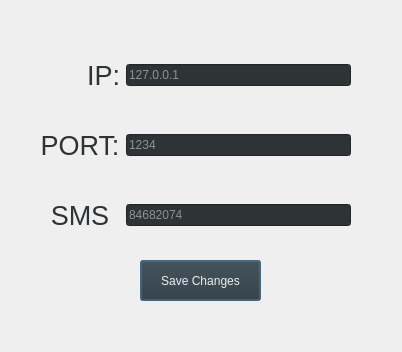
<?xml version="1.0" encoding="UTF-8"?>
<ui version="4.0">
 <class>PropertiesWindow</class>
 <widget class="QDialog" name="PropertiesWindow">
  <property name="geometry">
   <rect>
    <x>0</x>
    <y>0</y>
    <width>402</width>
    <height>352</height>
   </rect>
  </property>
  <property name="windowTitle">
   <string>Dialog</string>
  </property>
  <property name="styleSheet">
   <string notr="true"> #PropertiesWindow{
	background-image: url(:/Img/background2.jpg);
}</string>
  </property>
  <widget class="QPushButton" name="saveChangesBtn">
   <property name="geometry">
    <rect>
     <x>140</x>
     <y>260</y>
     <width>121</width>
     <height>41</height>
    </rect>
   </property>
   <property name="styleSheet">
    <string notr="true">#saveChangesBtn{
font: 57 14pt &quot;aakar&quot;;
	background-color: rgb(46, 52, 54);
	color: rgb(238, 238, 236);
}</string>
   </property>
   <property name="text">
    <string>Save Changes</string>
   </property>
  </widget>
  <widget class="QWidget" name="horizontalLayoutWidget">
   <property name="geometry">
    <rect>
     <x>40</x>
     <y>50</y>
     <width>311</width>
     <height>51</height>
    </rect>
   </property>
   <layout class="QHBoxLayout" name="ipHBox">
    <item alignment="Qt::AlignRight">
     <widget class="QLabel" name="ipLabel">
      <property name="minimumSize">
       <size>
        <width>80</width>
        <height>0</height>
       </size>
      </property>
      <property name="styleSheet">
       <string notr="true">#ipLabel{
	font: 57 20pt &quot;aakar&quot;;
}</string>
      </property>
      <property name="text">
       <string>&lt;html&gt;&lt;head/&gt;&lt;body&gt;&lt;p&gt;&lt;span style=&quot; font-size:20pt; color:#2e3436;&quot;&gt;IP:&lt;/span&gt;&lt;/p&gt;&lt;/body&gt;&lt;/html&gt;</string>
      </property>
      <property name="alignment">
       <set>Qt::AlignRight|Qt::AlignTrailing|Qt::AlignVCenter</set>
      </property>
     </widget>
    </item>
    <item>
     <widget class="QLineEdit" name="ipEntry">
      <property name="styleSheet">
       <string notr="true">#ipEntry{
	font: 57 18pt &quot;aakar&quot;;
	background-color: rgb(46, 52, 54);
	color: rgb(238, 238, 236);
}</string>
      </property>
      <property name="placeholderText">
       <string>127.0.0.1</string>
      </property>
     </widget>
    </item>
   </layout>
  </widget>
  <widget class="QWidget" name="horizontalLayoutWidget_2">
   <property name="geometry">
    <rect>
     <x>40</x>
     <y>120</y>
     <width>311</width>
     <height>51</height>
    </rect>
   </property>
   <layout class="QHBoxLayout" name="portHBox_3">
    <item>
     <widget class="QLabel" name="portLabel_3">
      <property name="minimumSize">
       <size>
        <width>80</width>
        <height>0</height>
       </size>
      </property>
      <property name="styleSheet">
       <string notr="true">#portLabel_3{
	font: 57 20pt &quot;aakar&quot;;
}</string>
      </property>
      <property name="text">
       <string>&lt;html&gt;&lt;head/&gt;&lt;body&gt;&lt;p&gt;&lt;span style=&quot; font-size:20pt; color:#2e3436;&quot;&gt;PORT:&lt;/span&gt;&lt;/p&gt;&lt;/body&gt;&lt;/html&gt;</string>
      </property>
      <property name="alignment">
       <set>Qt::AlignCenter</set>
      </property>
     </widget>
    </item>
    <item>
     <widget class="QLineEdit" name="portEntry">
      <property name="styleSheet">
       <string notr="true">#portEntry{
	font: 57 18pt &quot;aakar&quot;;
	background-color: rgb(46, 52, 54);
	color: rgb(238, 238, 236);
}</string>
      </property>
      <property name="placeholderText">
       <string>1234</string>
      </property>
     </widget>
    </item>
   </layout>
  </widget>
  <widget class="QWidget" name="horizontalLayoutWidget_3">
   <property name="geometry">
    <rect>
     <x>40</x>
     <y>190</y>
     <width>311</width>
     <height>51</height>
    </rect>
   </property>
   <layout class="QHBoxLayout" name="portHBox_4">
    <item>
     <widget class="QLabel" name="numberLabel">
      <property name="minimumSize">
       <size>
        <width>80</width>
        <height>0</height>
       </size>
      </property>
      <property name="styleSheet">
       <string notr="true">#numberLabel{
	font: 57 20pt &quot;aakar&quot;;
}</string>
      </property>
      <property name="text">
       <string>&lt;html&gt;&lt;head/&gt;&lt;body&gt;&lt;p&gt;&lt;span style=&quot; font-size:20pt; color:#2e3436;&quot;&gt;SMS&lt;/span&gt;&lt;/p&gt;&lt;/body&gt;&lt;/html&gt;</string>
      </property>
      <property name="alignment">
       <set>Qt::AlignCenter</set>
      </property>
     </widget>
    </item>
    <item>
     <widget class="QLineEdit" name="numberEntry">
      <property name="styleSheet">
       <string notr="true">#numberEntry{
	font: 57 18pt &quot;aakar&quot;;
	background-color: rgb(46, 52, 54);
	color: rgb(238, 238, 236);
}</string>
      </property>
      <property name="placeholderText">
       <string>84682074</string>
      </property>
     </widget>
    </item>
   </layout>
  </widget>
 </widget>
 <resources/>
 <connections/>
</ui>
